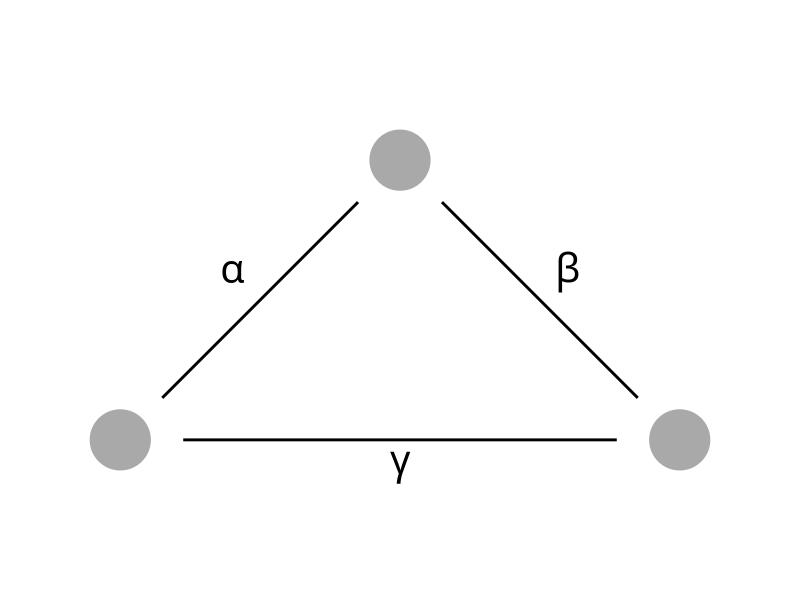

The R script that drew this image:
## ---- chunk 1
library(ggplot2)

nodes = data.frame(x = c(1, 3, 2),
                   y = c(2, 2, 3))

edges = data.frame(x =    c(2, 2, 3),
                   xend = c(1, 3, 1),
                   y =    c(3, 3, 2),
                   yend = c(2, 2, 2))
multi = 1.5
radius = 0.15 
edges$xend2 = edges$xend + c(radius, -radius, multi * radius)
edges$yend2 = edges$yend + c(radius, radius, 0)
edges$x2 = edges$x - c(radius, -radius, multi * radius)
edges$y2 = edges$y -  c(radius, radius, 0)

ggplot(mapping = aes(x = x, y = y)) +
  geom_segment(aes(xend = xend2, yend = yend2, x = x2, y = y2), data = edges, color = "black", size = 1) +
  geom_point(size = 20, color = "darkgrey", data = nodes) +
  annotate("text", label = "alpha", x = 1.4, y = 2.6, parse = TRUE,  size = 10) +
  annotate("text", label = "beta",  x = 2.6, y = 2.6, parse = TRUE, size = 10) +
  annotate("text", label = "gamma", x = 2, y = 1.9, parse = TRUE, size = 10) +
  theme_void() +
  scale_y_continuous("", limits = c(1.7,3.3)) +
  scale_x_continuous("", limits = c(0.7,3.3)) +
  coord_fixed()

